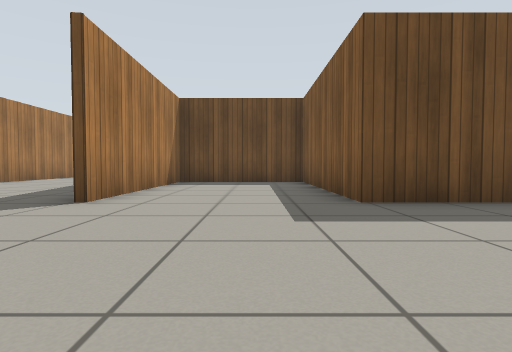
View 1 (above)

19 first-person views from a walk through a Gazebo world. The camera is 0.5 m above the floor, tilts 2° down and sees 80° across. The floor is counted in squares, 1 m on a side. Each view is taken from the middle of a square. On the plan, view 1 faces up. The plan holds only what a view shows up to about 9 squares ahead; the rest is blank. Simple patterns stand in for the simulator's built-in surfaces.

View 2
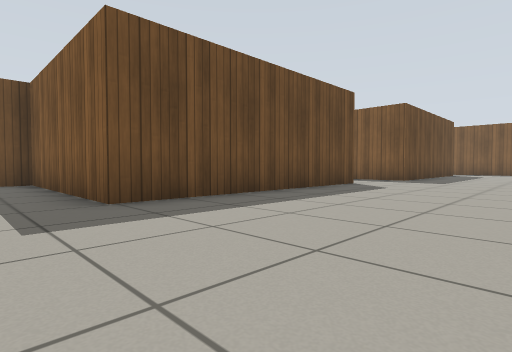

View 3
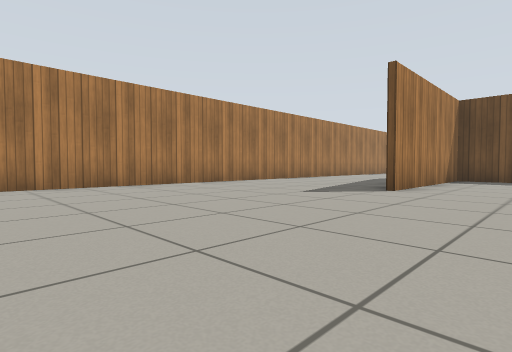

View 4
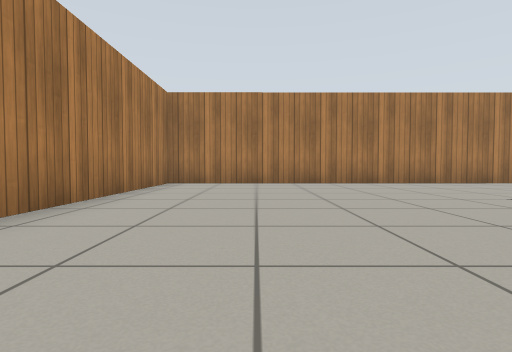

View 5
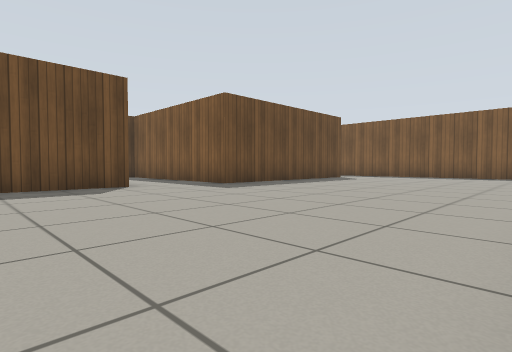

View 6
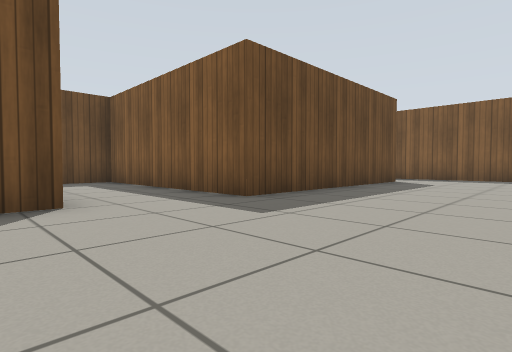

View 7
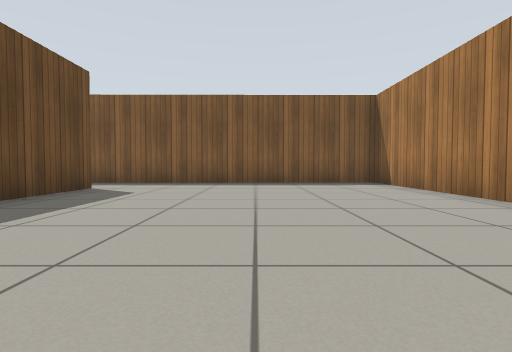

View 8
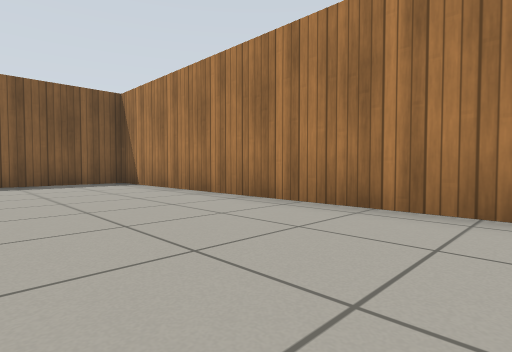

View 9
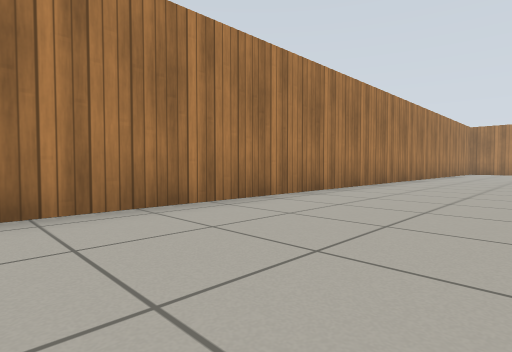

View 10
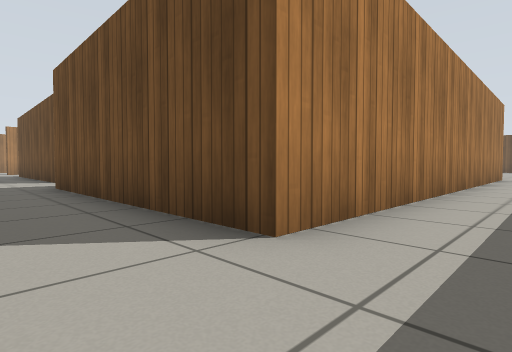

View 11
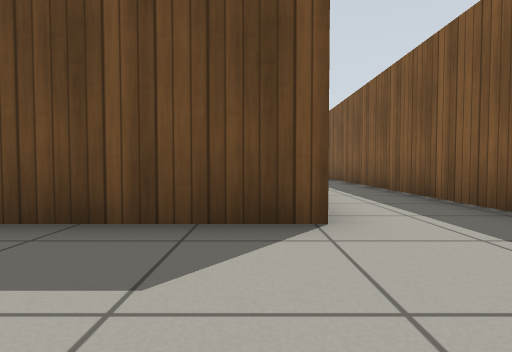

View 12
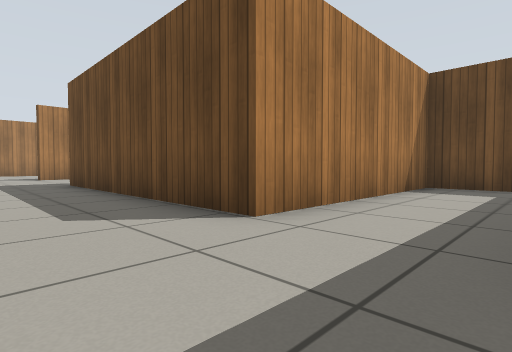

View 13
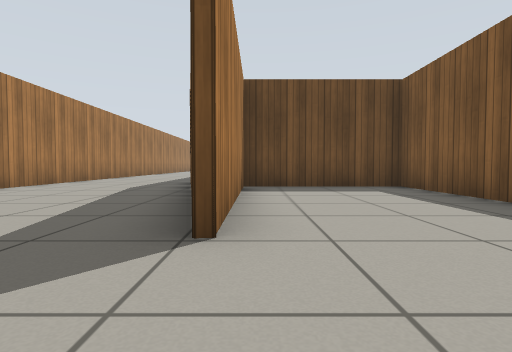

View 14
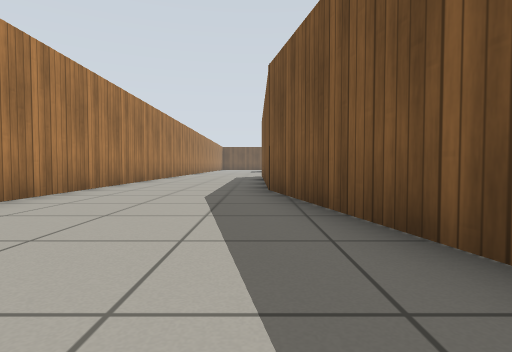

View 15
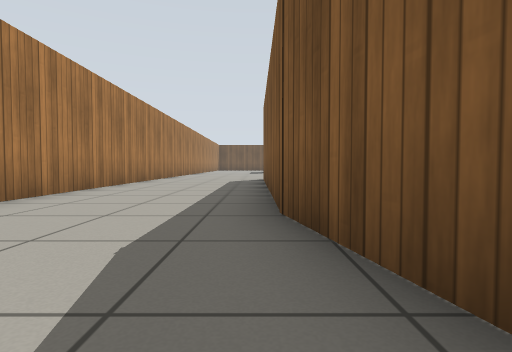

View 16
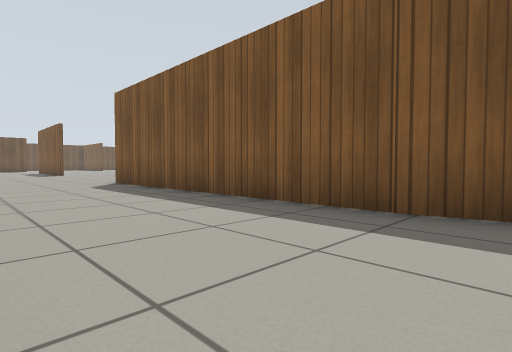

View 17
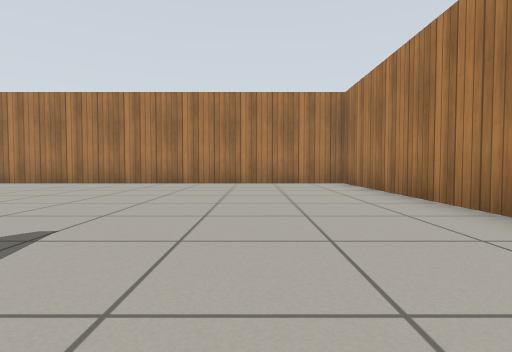

View 18
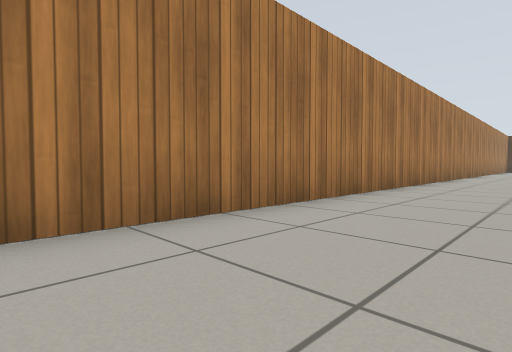

View 19
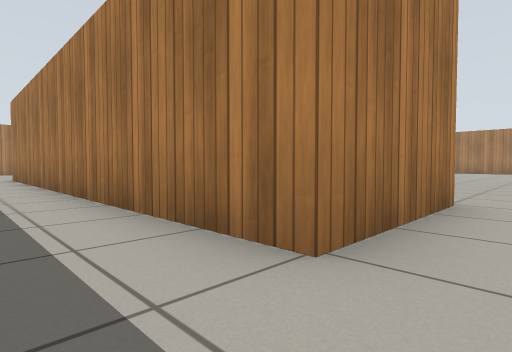

### Floor plan
Points are (right, up) in squares from view 1. A wall is a line through its corners. A room is listed if a view was taken in it or the views show most of it. See-through windows are left out.
Room 1 (views 1, 2, 3, 4, 5, 6, 7, 8, 9, 10, 11, 12, 13, 14, 15, 16, 17, 18)
walls: (-2.4, 4) (-3.8, 10.2); (-3.7, 10) (-3.7, 17.9); (-7.5, 6.1) (-7.4, -3.4) (18.8, -3.4) (18.7, 10); (16.6, 15.1) (16.6, 3.6) (10.4, 3.6) (10.4, 9.4) (7.9, 9.4) (7.9, 4.1) (1.4, 4.1) (1.4, 9.2) (-2.3, 9.2) (-2.3, 4); (-7.5, 18.6) (-7.5, 8.1)
ways out: opening at (-6, 17.7) to room 2; opening at (17.5, 15) to room 2
Room 2 (view 19)
walls: (13.5, 15.1) (16.6, 15.1); (-7.5, 20.3) (-7.5, 18.6)
ways out: opening at (-6, 17.7) to room 1; opening at (17.5, 15) to room 1

Where each view was taken, in squares from view 1:
view 1: 0 up, 0 right, facing up
view 2: 0 up, 0 right, facing up-right
view 3: 2 down, 0 right, facing up-left
view 4: 1 down, 1 right, facing left
view 5: 3 down, 5 right, facing up-right
view 6: 0 up, 7 right, facing up-right
view 7: 0 up, 10 right, facing right
view 8: 0 up, 10 right, facing down-right
view 9: 0 up, 12 right, facing down-left
view 10: 2 up, 18 right, facing up-left
view 11: 1 up, 16 right, facing up
view 12: 2 up, 10 right, facing up-left
view 13: 2 up, 2 left, facing up
view 14: 4 up, 4 left, facing up
view 15: 7 up, 4 left, facing up
view 16: 9 up, 7 left, facing up-right
view 17: 5 up, 5 left, facing down
view 18: 10 up, 5 left, facing up-left
view 19: 16 up, 18 right, facing down-left
